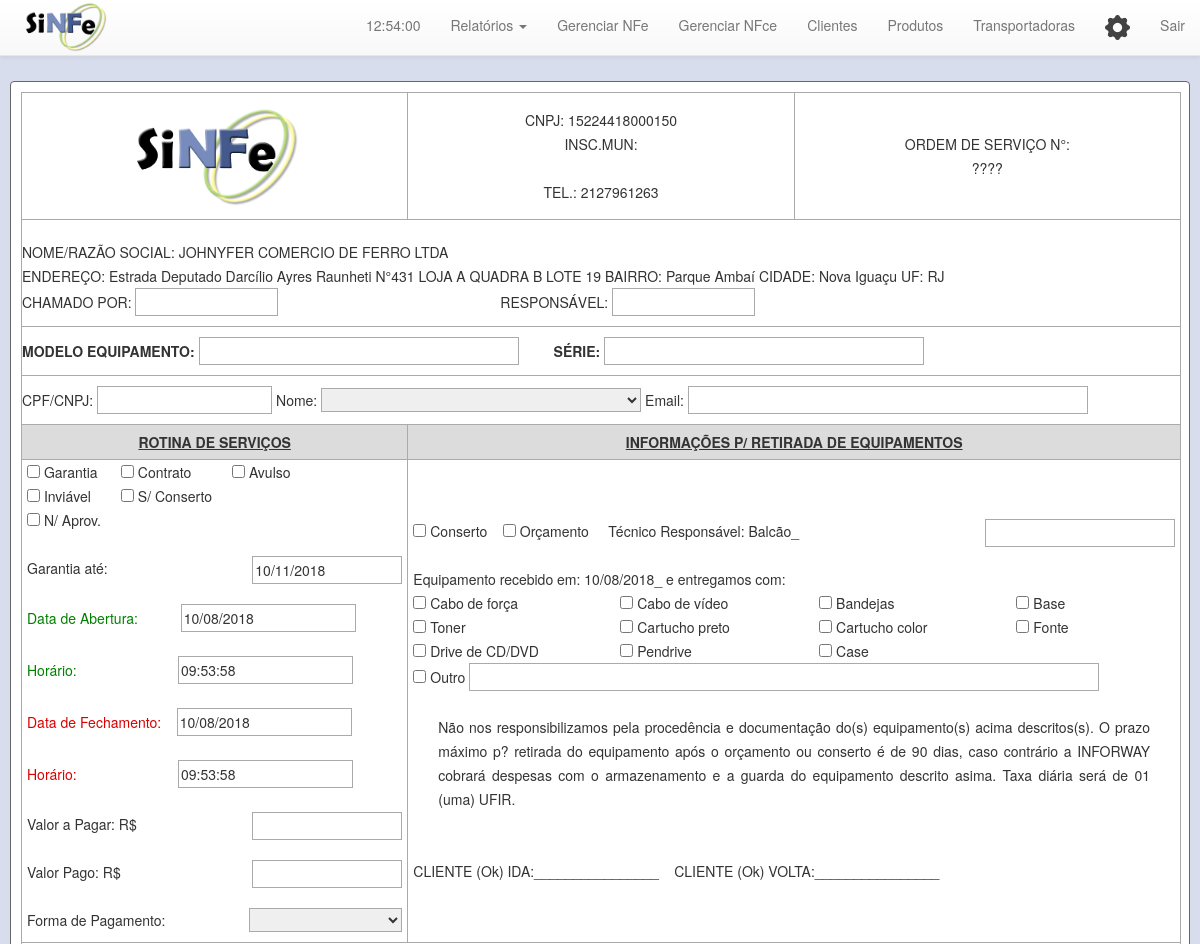
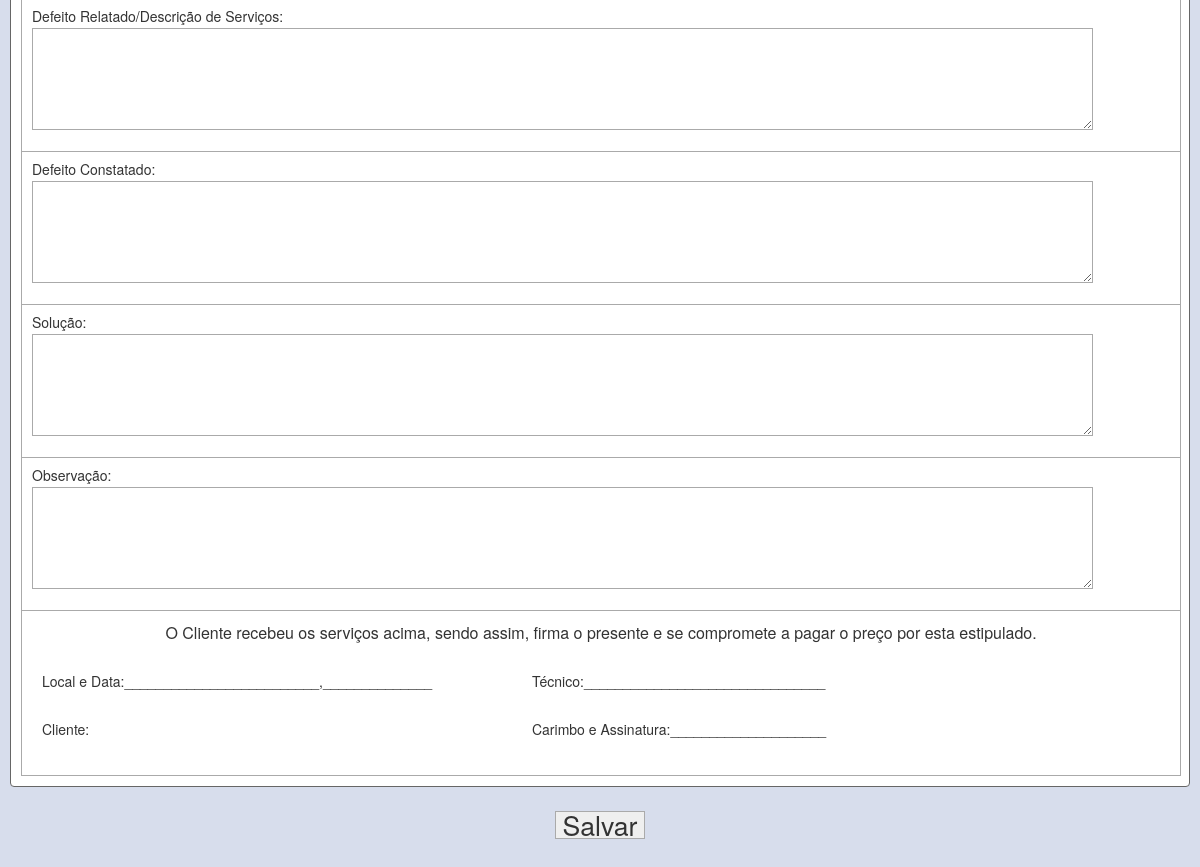
The app's page /cria_ordem_pre_form.php (signed in) with its own data (2 pictures, top to bottom).
### tables this page shows
CREATE TABLE `tab_emitente` (
  `id_emitente` int(11) NOT NULL,
  `ambiente_nfe_emitente` tinyint(1) NOT NULL,
  `n_nota_emitente` int(11) NOT NULL,
  `n_nfce_emitente` int(11) NOT NULL,
  `padrao_emis_emitente` int(2) NOT NULL,
  `nome_razao_social_emitente` varchar(60) DEFAULT NULL,
  `nome_fantasia_emitente` varchar(60) DEFAULT NULL,
  `logo_emitente` varchar(200) NOT NULL,
  `cnpj_emitente` varchar(14) DEFAULT NULL,
  `inscricao_estadual_emitente` varchar(14) DEFAULT NULL,
  `cnae_fiscal_emitente` varchar(7) DEFAULT NULL,
  `inscricao_municipal_emitente` varchar(15) DEFAULT NULL,
  `inscricao_estadual_trib_emitente` varchar(100) DEFAULT NULL,
  `regime_tributario_emitente` varchar(1) DEFAULT NULL,
  `logradouro_emitente` varchar(60) DEFAULT NULL,
  `numero_emitente` varchar(60) DEFAULT NULL,
  `complemento_emitente` varchar(60) DEFAULT NULL,
  `bairro_emitente` varchar(60) DEFAULT NULL,
  `cep_emitente` varchar(8) DEFAULT NULL,
  `pais_emitente` varchar(6) DEFAULT NULL,
  `cod_pais_emitente` varchar(4) NOT NULL,
  `uf_emitente` varchar(2) DEFAULT NULL,
  `municipio_emitente` varchar(60) DEFAULT NULL,
  `cod_municipio_emitente` varchar(7) DEFAULT NULL,
  `telefone_emitente` varchar(14) DEFAULT NULL,
  `base_pis_emitente` decimal(3,2) NOT NULL,
  `base_cofins_emitente` decimal(3,2) NOT NULL
);

### cria_ordem_pre_form.php (the view, shortened to what the rows shown need)
<?php
	include "_app/Config.inc.php";
	$select = emitente($pdo);
	$cliente = cliente($pdo);
?>
<!DOCTYPE html>
<html moznomarginboxes mozdisallowselectionprint>
  <head>
    <link rel="stylesheet" type="text/css" href="css/ativos.css" />
  </head>
  <?php include "menu_links.php";?>
    <section id="cadastro">
    	<center>
            <div id="corpo">
                <form action="php/cadastra_ordem_mec.php" method="post">
                    <article id="cliente" class="grupo">
                        <p>
                            <table id="titulo_form">
                                <tr>
                                    <td class="topo">
                                        <?php echo '<img src="'.$select[0]['logo_emitente'].'" style="width: 200px" />' ?>
                                    </td>
                                    <td class="topo">
                                        CNPJ: <?php echo $select[0]['cnpj_emitente'] ?>
                                        <br />
                                        INSC.MUN: <?php echo $select[0]['inscricao_municipal_emitente'] ?>
                                        <br />
                                        <br />
                                        TEL.: <?php echo $select[0]['telefone_emitente'] ?>
                                    </td>
                                    <td class="topo">
                                        ORDEM DE SERVIÇO N°: <br />????
                                    </td>
                                </tr>
                                <tr>
                                    <td colspan="3" id="cabecalho" style="padding-top: 20px;">
                                        NOME/RAZÃO SOCIAL: <?php echo $select[0]['nome_razao_social_emitente'] ?>
                                        <br />
                                        ENDEREÇO: <?php echo $select[0]['logradouro_emitente']," N°",$select[0]['numero_emitente'],
                                                            " ",$select[0]['complemento_emitente']," BAIRRO: ",$select[0]['bairro_emitente'],
                                                            " CIDADE: ",$select[0]['municipio_emitente']," UF: ",$select[0]['uf_emitente']
                                                    ?>
                                        <br />
                                        CHAMADO POR: <input type="text" name="chamado_por" style="width: 143px" />
                                        &nbsp;&nbsp;&nbsp;&nbsp;&nbsp;&nbsp;&nbsp;&nbsp;&nbsp;&nbsp;&nbsp;&nbsp;&nbsp;&nbsp;&nbsp;&nbsp;
                                        &nbsp;&nbsp;&nbsp;&nbsp;&nbsp;&nbsp;&nbsp;&nbsp;&nbsp;&nbsp;&nbsp;&nbsp;&nbsp;&nbsp;&nbsp;&nbsp;
                                        &nbsp;&nbsp;&nbsp;&nbsp;&nbsp;&nbsp;&nbsp;&nbsp;&nbsp;&nbsp;&nbsp;&nbsp;&nbsp;&nbsp;&nbsp;&nbsp;
                                        &nbsp;&nbsp;&nbsp;&nbsp;
                                        RESPONSÁVEL: <input type="text" name="responsavel" style="width: 143px" />
                                </tr>
                            </table>
                        </p>
                    </article>
                    <br />
                </form>
            </div>
        </center>
    </section>
  </body>
</html>

### records on screen
tab_emitente: cnpj_emitente "15224418000150", telefone_emitente "2127961263", nome_razao_social_emitente "JOHNYFER COMERCIO DE FERRO LTDA", logradouro_emitente "Estrada Deputado Darcílio Ayres Raunheti", numero_emitente "431", complemento_emitente "LOJA A QUADRA B LOTE 19", bairro_emitente "Parque Ambaí", municipio_emitente "Nova Iguaçu", uf_emitente "RJ"
